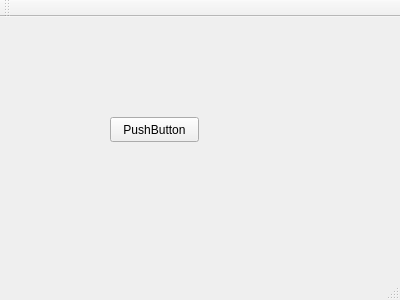
<?xml version="1.0" encoding="UTF-8"?>
<ui version="4.0">
 <class>MainWindow</class>
 <widget class="QMainWindow" name="MainWindow">
  <property name="geometry">
   <rect>
    <x>0</x>
    <y>0</y>
    <width>400</width>
    <height>300</height>
   </rect>
  </property>
  <property name="windowTitle">
   <string>MainWindow</string>
  </property>
  <widget class="QWidget" name="centralWidget">
   <widget class="QPushButton" name="pushButton">
    <property name="geometry">
     <rect>
      <x>110</x>
      <y>100</y>
      <width>89</width>
      <height>25</height>
     </rect>
    </property>
    <property name="text">
     <string>PushButton</string>
    </property>
   </widget>
  </widget>
  <widget class="QMenuBar" name="menuBar">
   <property name="geometry">
    <rect>
     <x>0</x>
     <y>0</y>
     <width>400</width>
     <height>22</height>
    </rect>
   </property>
  </widget>
  <widget class="QToolBar" name="mainToolBar">
   <attribute name="toolBarArea">
    <enum>TopToolBarArea</enum>
   </attribute>
   <attribute name="toolBarBreak">
    <bool>false</bool>
   </attribute>
  </widget>
  <widget class="QStatusBar" name="statusBar"/>
 </widget>
 <layoutdefault spacing="6" margin="11"/>
 <resources/>
 <connections/>
</ui>
